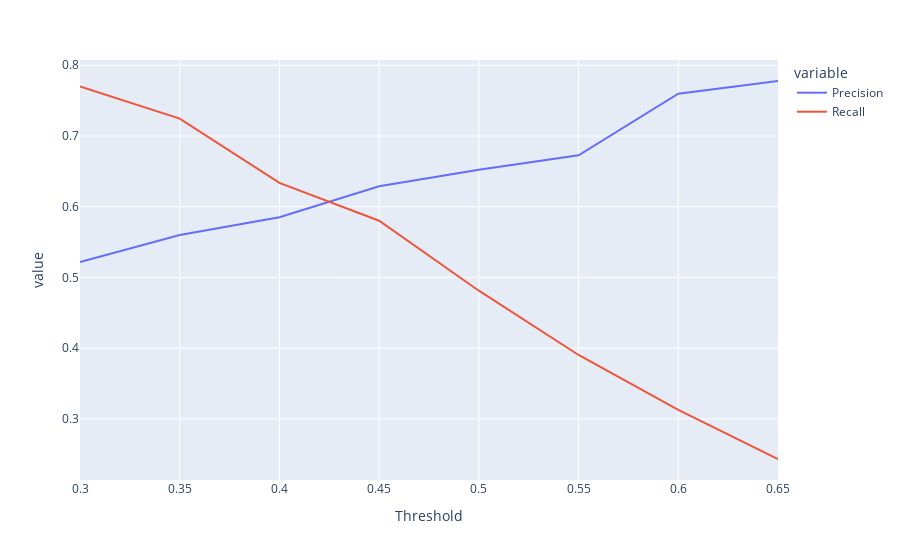

The notebook cell this image was saved under:
### Code cell
threshold_analysis[["Threshold", "Precision", "Recall"]].plot(x="Threshold", y=["Precision", "Recall"],  backend="plotly")#ry

### Figure 1 — Plotly figure (JSON) as saved in the notebook; plotly's stock layout.template omitted (floating-point values rounded to 4 significant figures)
{"data": [{"hovertemplate": "variable=Precision<br>Threshold=%{x}<br>value=%{y}<extra></extra>", "legendgroup": "Precision", "line": {"color": "#636efa", "dash": "solid"}, "marker": {"symbol": "circle"}, "mode": "lines", "name": "Precision", "orientation": "v", "showlegend": true, "type": "scatter", "x": [0.3, 0.35, 0.4, 0.45, 0.5, 0.55, 0.6, 0.65], "xaxis": "x", "y": [0.5217, 0.5599, 0.5852, 0.629, 0.6522, 0.6728, 0.7597, 0.7778], "yaxis": "y"}, {"hovertemplate": "variable=Recall<br>Threshold=%{x}<br>value=%{y}<extra></extra>", "legendgroup": "Recall", "line": {"color": "#EF553B", "dash": "solid"}, "marker": {"symbol": "circle"}, "mode": "lines", "name": "Recall", "orientation": "v", "showlegend": true, "type": "scatter", "x": [0.3, 0.35, 0.4, 0.45, 0.5, 0.55, 0.6, 0.65], "xaxis": "x", "y": [0.7701, 0.7246, 0.6337, 0.5802, 0.4813, 0.3904, 0.3128, 0.2433], "yaxis": "y"}], "layout": {"legend": {"title": {"text": "variable"}, "tracegroupgap": 0}, "margin": {"t": 60}, "xaxis": {"anchor": "y", "domain": [0, 1], "title": {"text": "Threshold"}}, "yaxis": {"anchor": "x", "domain": [0, 1], "title": {"text": "value"}}}}
